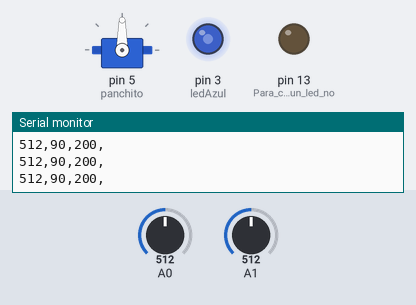
Bench run of a sketch on a simulated Arduino Uno, built with avr-gcc and run on an emulated ATmega328P. Shown: servo, output pins drawn as LEDs (lit = HIGH), the last lines printed to the serial monitor. The test bench sets the inputs (shaded band); at power-on: A0 = 512, A1 = 512.

Above: at 1.4 s.
1.5 s: A0 set to 984
At 2.2 s:
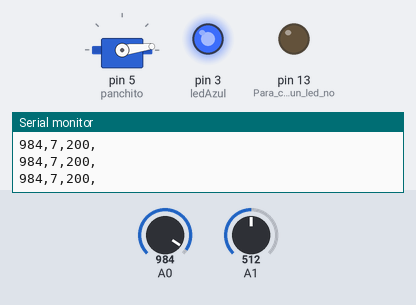
3.0 s: A0 set to 1018
At 3.3 s:
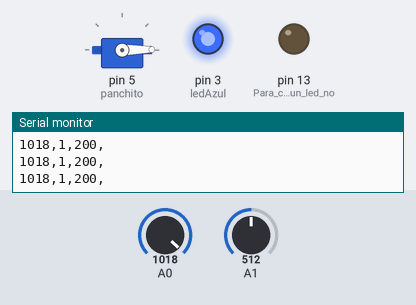
6.0 s: A0 set to 900
At 6.8 s:
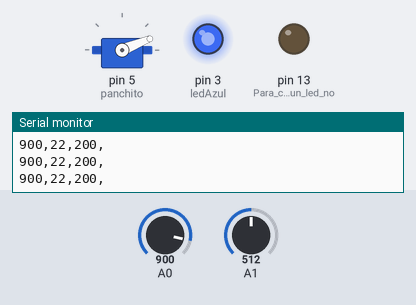
7.5 s: A0 set to 716
At 8.0 s:
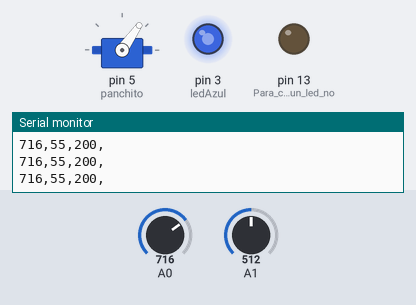
9.0 s: A0 set to 475
At 10.4 s:
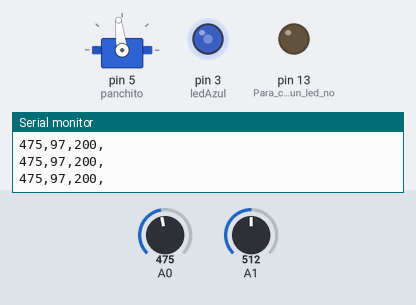
12.0 s: A0 set to 449
At 12.7 s:
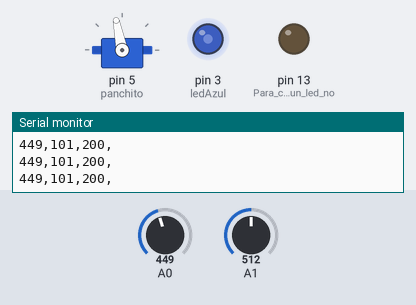
Timing chart, 0 to 14.5 s (numbered marks = the images above; inputs shaded):
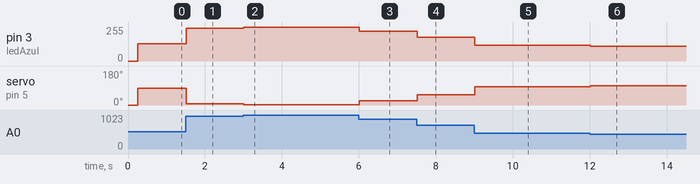

Measured:
- after the input at 1.5 s, pin 3 (ledAzul): 128/255 → 246/255 at once; servo on pin 5 (panchito): 90° → 7° at once
- after the input at 3.0 s, pin 3 (ledAzul): 246/255 → 254/255 at once; servo on pin 5 (panchito): 7° → 1° at once
- after the input at 6.0 s, pin 3 (ledAzul): 254/255 → 225/255 at once; servo on pin 5 (panchito): 1° → 22° at once
- after the input at 7.5 s, pin 3 (ledAzul): 225/255 → 179/255 at once; servo on pin 5 (panchito): 22° → 55° at once
- after the input at 9.0 s, pin 3 (ledAzul): 179/255 → 118/255 at once; servo on pin 5 (panchito): 55° → 97° at once
- after the input at 12.0 s, pin 3 (ledAzul): 118/255 → 112/255 at once; servo on pin 5 (panchito): 97° → 101° at once

The sketch:

Servo_y_Termometro.ino
```cpp
// C++ code
//
#include<Servo.h>

int ledAzul = 3;
Servo panchito;

void setup()
{
  Serial.begin(9600);//Lo uso para poner un print en el monitor
  //Control del led
  pinMode(LED_BUILTIN, OUTPUT);//Para controlar un led no puesto
  pinMode(ledAzul, OUTPUT);

  //Senal de del servo
  panchito.attach(5);//donde saldra la señal para controal al servo
  panchito.write(0); // lo dejo en posicion inicial 0 "cero"
  delay(250);//le doy tiempo para que se posicione (un cuarto de segundo)

}

void loop()
{
  int pot;
  int pwm;

  //Contro del Led
  pot = analogRead(A0);// un valor entre 0 - 1023
  						// ADC de 10 bits
  Serial.print(pot);
  Serial.print(",");
  pwm = pot / 4;

  analogWrite(ledAzul, pwm);

  /*
  digitalWrite(LED_BUILTIN, HIGH);
  delay(1000); // Wait for 1000 millisecond(s)
  digitalWrite(LED_BUILTIN, LOW);
  delay(1000); // Wait for 1000 millisecond(s)
  */

  //Control de servo
  int pos, lectura, temperatura;
  pos = map(pot,0,1023,180,0);
  panchito.write(pos);
  Serial.print(pos);
  Serial.print(",");

  //manejo del termometro
  lectura = analogRead(A1);
  temperatura = (lectura * (500.0 / 1023.0))-50.0;
  Serial.print(temperatura);
  Serial.print(",");
  Serial.println("");

}
```
